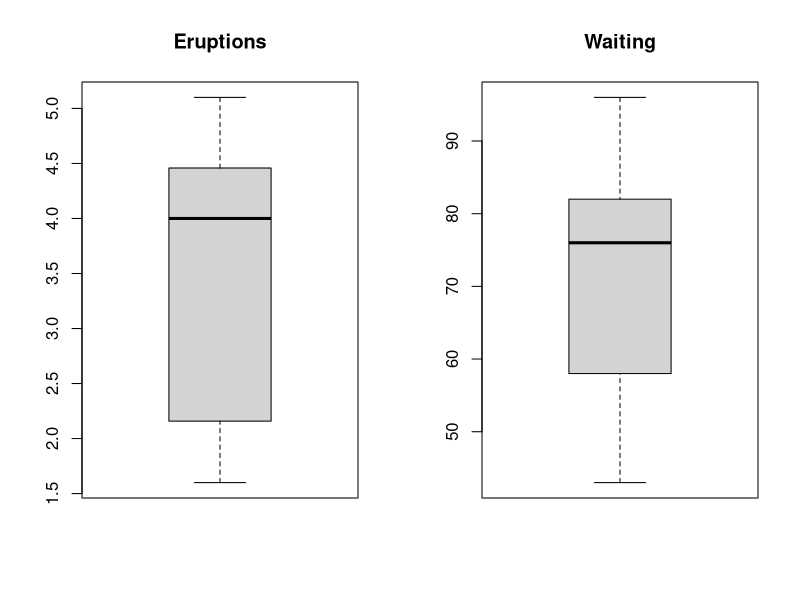
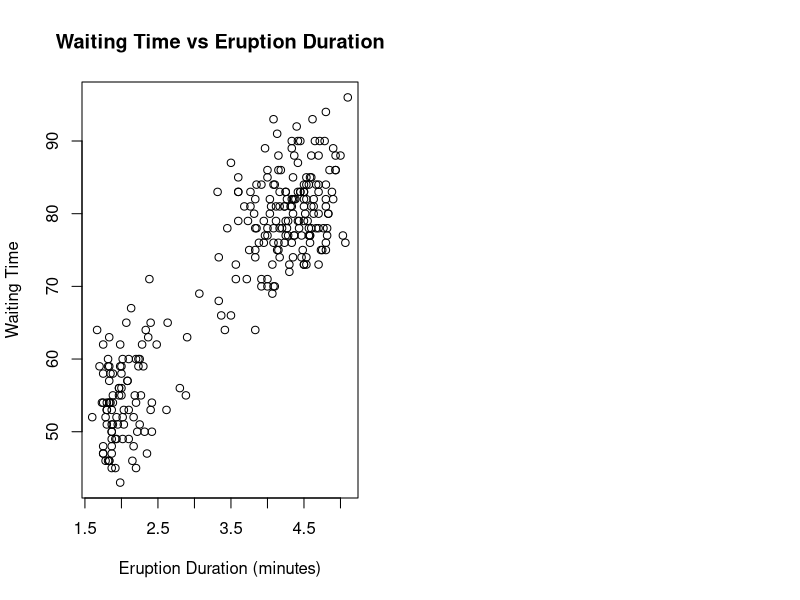

These figures' R source, in order:
# clear the console area
cat("\014")
# clear the environment var area
rm(list = ls())
# clear all plots
graphics.off()
# -----------------------------------------------------------------------------

# 加载faithful数据集
data(faithful) 

# use boxplot to see if exists error data
par(mfrow = c(1,2))
boxplot(faithful$eruptions, main="Eruptions")
boxplot(faithful$waiting, main="Waiting")

# -----------------------------------------------------------------------------
# 创建等待时间向量 w 和喷发持续时间向量 d
w <- faithful$waiting
d <- faithful$eruptions
# -----------------------------------------------------------------------------
# 绘制散点图
plot(d, w, main="Waiting Time vs Eruption Duration", 
     xlab="Eruption Duration (minutes)", 
     ylab="Waiting Time", pch=1)
# -----------------------------------------------------------------------------
# 使用cor函数评估线性关系的强度
correlation <- cor(d, w)
cat("Correlation between Waiting Time and Eruption Duration:",
    correlation, "\n")
# -----------------------------------------------------------------------------

# Check normality of waiting times
shapiro.test(w)
# Check normality of eruption durations
shapiro.test(d)
# W and D do not conform to the assumption of normal distribution.
# -----------------------------------------------------------------------------
# 使用Spearman等级相关系数
spearman_cor <- cor(d, w, method="spearman")
cat("Spearman's Rank Correlation Coefficient:", spearman_cor, "\n")
# -----------------------------------------------------------------------------
# 使用Kendall's tau相关系数
kendall_cor <- cor(d, w, method="kendall")
cat("Kendall's Tau Correlation Coefficient:", kendall_cor, "\n")
# -----------------------------------------------------------------------------
# Fit linear regression model
model <- lm(w ~ d)
# -----------------------------------------------------------------------------
# Extract coefficients
intercept <- coef(model)[1]
slope <- coef(model)[2]

cat("Intercept (beta_0):", intercept, "\n")
cat("Slope (beta_1):", slope, "\n")

# -----------------------------------------------------------------------------
# Extract coefficients as a vector
coefficients_vector <- coef(model)
cat("Coefficients Vector:", coefficients_vector, "\n")

# -----------------------------------------------------------------------------


# -----------------------------------------------------------------------------


# -----------------------------------------------------------------------------


# -----------------------------------------------------------------------------


# -----------------------------------------------------------------------------


# -----------------------------------------------------------------------------


